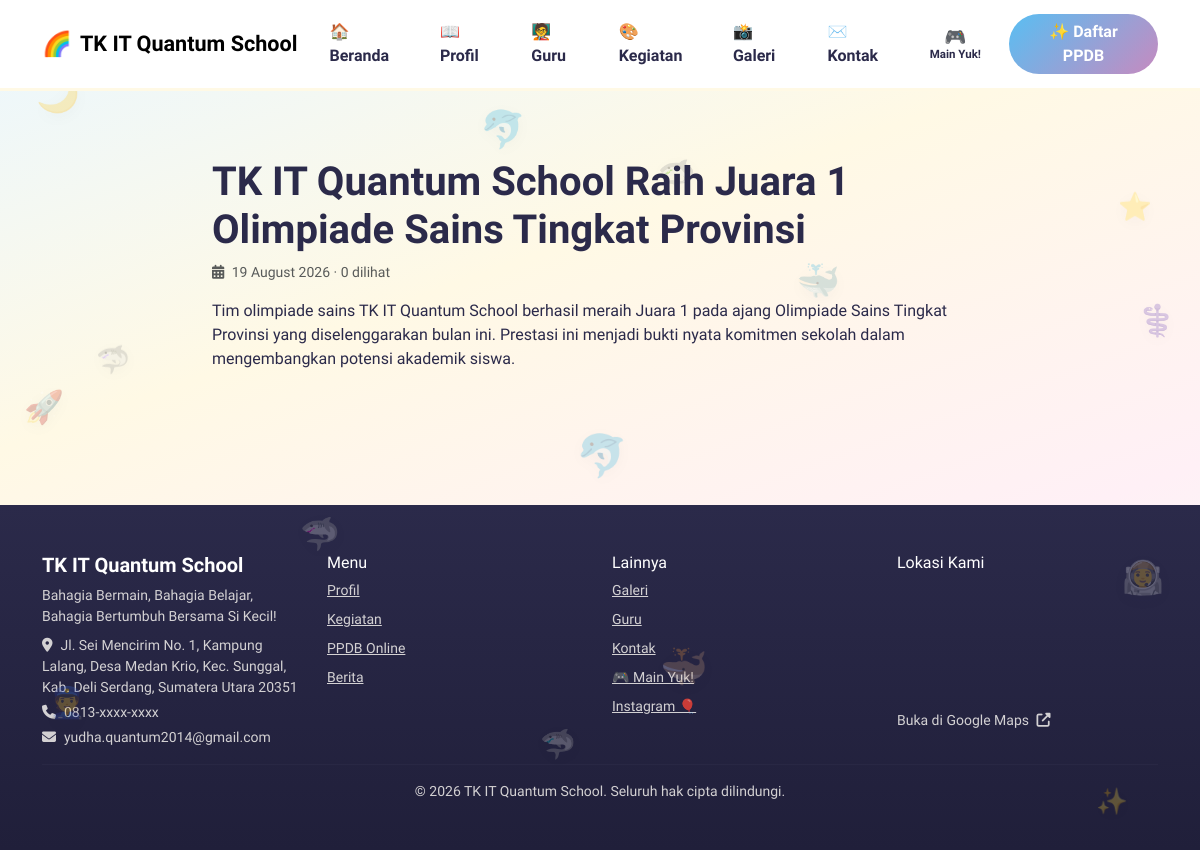
Screenshot of /home/berita/tk-it-quantum-school-raih-juara-1-olimpiade-sains-tingkat-provinsi with the database file from the repository.
### tables this page shows
CREATE TABLE pengaturan_website (
    id INT AUTO_INCREMENT PRIMARY KEY,
    nama_sekolah VARCHAR(150) NOT NULL DEFAULT 'TK IT Quantum School',
    tagline VARCHAR(255) NULL,
    alamat TEXT NULL,
    email VARCHAR(100) NULL,
    telepon VARCHAR(30) NULL,
    logo VARCHAR(255) NULL,
    favicon VARCHAR(255) NULL,
    logo_login VARCHAR(255) NULL,
    logo_navbar VARCHAR(255) NULL,
    logo_footer VARCHAR(255) NULL,
    foto_kepsek VARCHAR(255) NULL,
    banner_hero VARCHAR(255) NULL,
    warna_primary VARCHAR(20) DEFAULT '#FFC107',
    warna_secondary VARCHAR(20) DEFAULT '#FFF8E1',
    warna_accent VARCHAR(20) DEFAULT '#FF9800',
    facebook VARCHAR(255) NULL,
    instagram VARCHAR(255) NULL,
    youtube VARCHAR(255) NULL,
    tiktok VARCHAR(255) NULL,
    maps_embed TEXT NULL,
    musik_latar VARCHAR(255) NULL,
    musik_aktif ENUM('ya','tidak') NOT NULL DEFAULT 'tidak',
    updated_at TIMESTAMP DEFAULT CURRENT_TIMESTAMP ON UPDATE CURRENT_TIMESTAMP
);

CREATE TABLE berita (
    id INT AUTO_INCREMENT PRIMARY KEY,
    kategori_id INT NULL,
    user_id INT NULL,
    judul VARCHAR(255) NOT NULL,
    slug VARCHAR(255) NOT NULL UNIQUE,
    thumbnail VARCHAR(255) NULL,
    ringkasan VARCHAR(500) NULL,
    isi LONGTEXT NOT NULL,
    status ENUM('draft','publish') DEFAULT 'draft',
    dilihat INT DEFAULT 0,
    tanggal_publish DATETIME NULL,
    created_at TIMESTAMP DEFAULT CURRENT_TIMESTAMP,
    updated_at TIMESTAMP DEFAULT CURRENT_TIMESTAMP ON UPDATE CURRENT_TIMESTAMP,
    FOREIGN KEY (kategori_id) REFERENCES kategori_berita(id) ON DELETE SET NULL,
    FOREIGN KEY (user_id) REFERENCES users(id) ON DELETE SET NULL
);

### controllers/HomeController.php (called while the page is built, shortened)
<?php
class HomeController extends Controller
{
    private BeritaModel $beritaModel;
    private PengaturanModel $pengaturanModel;
    public function __construct()
    {
        $this->beritaModel = new BeritaModel();
        $this->pengaturanModel = new PengaturanModel();
    }
    public function berita(string $slug = ''): void
    {
        $berita = $this->beritaModel->findBySlug($slug);
        $this->beritaModel->incrementViews((int) $berita['id']);
        try {
            $galeriBerita = (new BeritaGaleriModel())->getByBerita((int) $berita['id']);
        } catch (PDOException $e) {
            $galeriBerita = [];
        }
        $this->view('home/berita-detail', [
            'pengaturan' => $this->pengaturanModel->get(),
            'berita' => $berita,
            'galeriBerita' => $galeriBerita,
        ]);
    }
}

### core/App.php (called while the page is built, shortened)
<?php
class App
{
    protected string $method = 'index';
    public function __construct()
    {
        $url = $this->parseUrl();
        if (!empty($url[0])) {
            $controllerName = ucfirst($url[0]) . 'Controller';
            $controllerFile = dirname(__DIR__) . '/controllers/' . $controllerName . '.php';
            if (file_exists($controllerFile)) {
                unset($url[0]);
            }
        }
        $this->controller = new $this->controllerName();
        if (isset($url[1]) && method_exists($this->controller, $url[1])) {
            $reflection = new ReflectionMethod($this->controller, $url[1]);
            if ($reflection->isPublic() && strpos($url[1], '__') !== 0) {
                $this->method = $url[1];
                unset($url[1]);
            }
        }
        $this->params = $url ? array_values($url) : [];
        call_user_func_array([$this->controller, $this->method], $this->params);
    }
    protected function parseUrl(): array
    {
        if (isset($_GET['url'])) {
            $url = rtrim($_GET['url'], '/');
            $url = filter_var($url, FILTER_SANITIZE_URL);
            return explode('/', $url);
        }
        return [];
    }
}

### public/index.php (called while the page is built, shortened)
<?php
$appConfig = require dirname(__DIR__) . '/config/app.php';
spl_autoload_register(function ($class) {
    $dirs = ['core', 'controllers', 'models'];
    foreach ($dirs as $dir) {
        $file = dirname(__DIR__) . "/{$dir}/{$class}.php";
        if (file_exists($file)) {
            return;
        }
    }
});
require dirname(__DIR__) . '/core/App.php';
new App();

### config/database.php (called while the page is built)
<?php
return [
    'host'    => '127.0.0.1',
    'dbname'  => 'u117434194_tkit',
    'user'    => 'u117434194_tkit',
    'pass'    => 'Randy2005_',
    'charset' => 'utf8mb4',
];

### core/Database.php (called while the page is built)
<?php
class Database
{
    private static ?PDO $instance = null;
    public static function getInstance(): PDO
    {
        if (self::$instance === null) {
            $config = require dirname(__DIR__) . '/config/database.php';
            $dsn = "mysql:host={$config['host']};dbname={$config['dbname']};charset={$config['charset']}";
            try {
                self::$instance = new PDO($dsn, $config['user'], $config['pass'], [
                    PDO::ATTR_ERRMODE            => PDO::ERRMODE_EXCEPTION,
                    PDO::ATTR_DEFAULT_FETCH_MODE => PDO::FETCH_ASSOC,
                    PDO::ATTR_EMULATE_PREPARES   => false,
                ]);
            } catch (PDOException $e) {
                error_log('DB Connection Error: ' . $e->getMessage());
                http_response_code(500);
                die('Koneksi database gagal. Silakan hubungi administrator.');
            }
        }
        return self::$instance;
    }
}

### core/Model.php (called while the page is built, shortened)
<?php
abstract class Model
{
    protected PDO $db;
    public function __construct()
    {
        $this->db = Database::getInstance();
    }
    protected function raw(string $sql, array $params = []): PDOStatement
    {
        $stmt = $this->db->prepare($sql);
        $stmt->execute($params);
        return $stmt;
    }
}

### models/BeritaModel.php (called while the page is built, shortened)
<?php
class BeritaModel extends Model
{
    public function findBySlug(string $slug): ?array
    {
        $row = $this->raw("SELECT * FROM berita WHERE slug = :slug LIMIT 1", ['slug' => $slug])->fetch();
        return $row ?: null;
    }
}

### config/app.php (called while the page is built)
<?php
$baseUrl = '';
if (isset($_SERVER['HTTP_HOST'])) {
    $scriptDir = str_replace('\\', '/', dirname($_SERVER['SCRIPT_NAME'] ?? ''));
    $baseDir = preg_replace('#/public$#', '', $scriptDir);
    $baseUrl = ($baseDir === '/' || $baseDir === '.' || $baseDir === '') ? '' : rtrim($baseDir, '/');
}
return [
    'app_name'   => 'TK IT Quantum School',
    'base_url'   => $baseUrl,
    'env'        => (isset($_SERVER['HTTP_HOST']) && in_array($_SERVER['HTTP_HOST'], ['localhost', '127.0.0.1'])) ? 'development' : 'production',
    'session_lifetime' => 1800,
    'login_max_attempts' => 5,
    'login_lockout_minutes' => 15,
    'upload_max_size' => 4 * 1024 * 1024,
    'upload_allowed_mimes' => [
        'image/jpeg', 'image/png', 'image/webp', 'application/pdf'
    ],
];

### models/PengaturanModel.php (called while the page is built, shortened)
<?php
class PengaturanModel extends Model
{
    public function get(): array
    {
        $row = $this->raw("SELECT * FROM pengaturan_website ORDER BY id LIMIT 1")->fetch();
        return $row ?: [];
    }
}

### models/PermainanPengaturanModel.php (called while the page is built, shortened)
<?php
class PermainanPengaturanModel extends Model
{
    public function get(): array
    {
        $row = $this->raw("SELECT * FROM permainan_pengaturan ORDER BY id LIMIT 1")->fetch();
        return $row ?: ['tampil_menu' => 'ya'];
    }
}

### views/layouts/main.php (the view, shortened to what this page needs)
<!DOCTYPE html>
<html lang="id">
<head>
<link rel="stylesheet" href="https://cdn.jsdelivr.net/npm/bootstrap@5.3.3/dist/css/bootstrap.min.css">
<link rel="stylesheet" href="https://cdnjs.cloudflare.com/ajax/libs/font-awesome/6.5.1/css/all.min.css">
<link rel="stylesheet" href="https://unpkg.com/aos@2.3.1/dist/aos.css">
<link rel="stylesheet" href="https://cdn.jsdelivr.net/npm/lightbox2@2.11.4/dist/css/lightbox.min.css">
</head>
<body>
<?php
  try {
    $tampilMenuPermainan = (new PermainanPengaturanModel())->get()['tampil_menu'] ?? 'ya';
  } catch (PDOException $e) {
    $tampilMenuPermainan = 'ya';
  }
?>
<nav class="navbar navbar-expand-lg sticky-top" id="mainNavbar">
  <div class="container">
    <a class="navbar-brand fw-bold font-display d-flex align-items-center gap-2" href="<?= $this->appConfig['base_url'] ?>/">
      <?php if (!empty($pengaturan['logo_navbar'])): ?>
        <img src="<?= $this->appConfig['base_url'] ?>/<?= htmlspecialchars($pengaturan['logo_navbar']) ?>" height="40" style="border-radius:50%;">
      <?php else: ?>
        <span style="font-size:1.5rem;">🌈</span>
      <?php endif; ?>
      <?= htmlspecialchars($pengaturan['nama_sekolah'] ?? 'TK IT Quantum School') ?>
    </a>
    <div class="collapse navbar-collapse" id="navMenu">
      <ul class="navbar-nav ms-auto align-items-lg-center gap-lg-1">
        <li class="nav-item"><a class="nav-link px-3" href="<?= $this->appConfig['base_url'] ?>/">🏠 Beranda</a></li>
        <li class="nav-item"><a class="nav-link px-3" href="<?= $this->appConfig['base_url'] ?>/profil">📖 Profil</a></li>
        <li class="nav-item"><a class="nav-link px-3" href="<?= $this->appConfig['base_url'] ?>/guru">🧑‍🏫 Guru</a></li>
        <li class="nav-item"><a class="nav-link px-3" href="<?= $this->appConfig['base_url'] ?>/akademik">🎨 Kegiatan</a></li>
        <li class="nav-item"><a class="nav-link px-3" href="<?= $this->appConfig['base_url'] ?>/#galeri">📸 Galeri</a></li>
        <li class="nav-item"><a class="nav-link px-3" href="<?= $this->appConfig['base_url'] ?>/kontak">✉️ Kontak</a></li>
        <?php if ($tampilMenuPermainan === 'ya'): ?>
        <li class="nav-item"><a class="nav-link px-3 nav-link-stacked" href="<?= $this->appConfig['base_url'] ?>/permainan"><span class="nav-link-stacked-icon">🎮</span><span class="nav-link-stacked-text">Main Yuk!</span></a></li>
        <?php endif; ?>
        <li class="nav-item ms-lg-2"><a class="btn btn-accent px-4 rounded-pill" href="<?= $this->appConfig['base_url'] ?>/ppdb">✨ Daftar PPDB</a></li>
      </ul>
    </div>
  </div>
</nav>
<div class="site-deco" aria-hidden="true">
  <span class="deco-item" style="top:8%; left:3%; font-size:2.2rem; animation-delay:0s;">🌙</span>
  <span class="deco-item" style="top:22%; right:4%; font-size:1.7rem; animation-delay:.6s;">⭐</span>
  <span class="deco-item" style="top:45%; left:2%; font-size:2rem; animation-delay:1.2s;">🚀</span>
  <span class="deco-item" style="top:65%; right:3%; font-size:2.1rem; animation-delay:1.8s;">👨‍🚀</span>
  <span class="deco-item" style="top:80%; left:4%; font-size:1.9rem; animation-delay:2.4s;">👮</span>
  <span class="deco-item" style="top:35%; right:2%; font-size:1.9rem; animation-delay:.3s;">⚕️</span>
  <span class="deco-item" style="top:92%; right:6%; font-size:1.6rem; animation-delay:1.5s;">✨</span>
  <span class="deco-item deco-swim" style="top:12%; left:40%; font-size:2.3rem; animation-delay:.4s;">🐬</span>
  <span class="deco-item deco-jump" style="top:50%; left:48%; font-size:2.6rem; animation-delay:1s;">🐬</span>
  <span class="deco-item deco-swim" style="top:75%; left:55%; font-size:2.4rem; animation-delay:2s; filter:hue-rotate(200deg) drop-shadow(0 4px 8px rgba(43,42,74,.12));">🐳</span>
  <span class="deco-item deco-jump" style="top:30%; right:30%; font-size:2.2rem; animation-delay:.7s;">🐳</span>
  <span class="deco-item deco-swim" style="top:60%; left:25%; font-size:2rem; animation-delay:1.4s; filter:hue-rotate(320deg) saturate(1.6) drop-shadow(0 4px 8px rgba(43,42,74,.12));">🦈</span>
  <span class="deco-item deco-swim" style="top:18%; right:42%; font-size:1.9rem; animation-delay:2.1s; filter:hue-rotate(90deg) saturate(1.8) drop-shadow(0 4px 8px rgba(43,42,74,.12));">🦈</span>
  <span class="deco-item deco-jump" style="top:85%; left:45%; font-size:1.8rem; animation-delay:1.8s; filter:hue-rotate(180deg) saturate(1.7) drop-shadow(0 4px 8px rgba(43,42,74,.12));">🦈</span>
  <span class="deco-item deco-swim" style="top:40%; left:8%; font-size:1.7rem; animation-delay:.9s; filter:hue-rotate(260deg) saturate(1.5) drop-shadow(0 4px 8px rgba(43,42,74,.12));">🦈</span>
</div>
<?= $content ?>
<?php
  $mapsUrl = $pengaturan['maps_embed'] ?? '';
  $isValidMaps = $mapsUrl && preg_match('#^https://www\.google\.com/maps/embed#', $mapsUrl);
  $mapsLinkOut = null;
  if (!empty($pengaturan['alamat'])) {
    $mapsLinkOut = 'https://www.google.com/maps/search/?api=1&query=' . urlencode($pengaturan['alamat']);
  }
  if (!$isValidMaps && !empty($pengaturan['alamat'])) {
    $mapsUrl = 'https://www.google.com/maps?q=' . urlencode($pengaturan['alamat']) . '&output=embed';
    $isValidMaps = true;
  }
  $base = $this->appConfig['base_url'];
?>
<footer class="py-5 mt-5" id="lokasi">
  <div class="container">
    <div class="row g-4">
      <div class="col-md-3">
        <h5 class="fw-bold font-display d-flex align-items-center gap-2">
          <?= htmlspecialchars($pengaturan['nama_sekolah'] ?? 'TK IT Quantum School') ?>
        </h5>
        <p class="small mb-2"><?= htmlspecialchars($pengaturan['tagline'] ?? '') ?></p>
        <p class="small mb-1"><i class="fa-solid fa-location-dot me-2"></i><?= htmlspecialchars($pengaturan['alamat'] ?? '') ?></p>
        <p class="small mb-1"><i class="fa-solid fa-phone me-2"></i><?= htmlspecialchars($pengaturan['telepon'] ?? '') ?></p>
        <p class="small mb-0"><i class="fa-solid fa-envelope me-2"></i><?= htmlspecialchars($pengaturan['email'] ?? '') ?></p>
      </div>
      <div class="col-6 col-md-3">
        <h6>Menu</h6>
        <ul class="list-unstyled small">
          <li class="mb-2"><a href="<?= $base ?>/profil">Profil</a></li>
          <li class="mb-2"><a href="<?= $base ?>/akademik">Kegiatan</a></li>
          <li class="mb-2"><a href="<?= $base ?>/ppdb">PPDB Online</a></li>
          <li class="mb-2"><a href="<?= $base ?>/#berita">Berita</a></li>
        </ul>
      </div>
      <div class="col-6 col-md-3">
        <h6>Lainnya</h6>
        <ul class="list-unstyled small">
          <li class="mb-2"><a href="<?= $base ?>/#galeri">Galeri</a></li>
          <li class="mb-2"><a href="<?= $base ?>/guru">Guru</a></li>
          <li class="mb-2"><a href="<?= $base ?>/kontak">Kontak</a></li>
          <?php if ($tampilMenuPermainan === 'ya'): ?>
          <li class="mb-2"><a href="<?= $base ?>/permainan">🎮 Main Yuk!</a></li>
          <?php endif; ?>
          <li class="mb-2"><a href="<?= htmlspecialchars($pengaturan['instagram'] ?? 'https://www.instagram.com/tkitquantum.school/') ?>" target="_blank">Instagram 🎈</a></li>
        </ul>
      </div>
      <div class="col-md-3">
        <h6 class="mb-2">Lokasi Kami</h6>
        <?php if ($isValidMaps): ?>
        <div class="rounded-3 overflow-hidden mb-2" style="height:120px; filter:grayscale(.1);">
          <iframe src="<?= htmlspecialchars($mapsUrl) ?>" style="border:0;width:100%;height:100%;" loading="lazy"></iframe>
        </div>
        <?php if ($mapsLinkOut): ?>
        <a href="<?= htmlspecialchars($mapsLinkOut) ?>" target="_blank" class="small text-decoration-none">
          Buka di Google Maps <i class="fa-solid fa-up-right-from-square ms-1"></i>
        </a>
        <?php endif; ?>
        <?php else: ?>
          <p class="small mb-0">Peta lokasi belum diatur oleh admin.</p>
        <?php endif; ?>
      </div>
    </div>
    <hr style="border-color:rgba(255,255,255,.12);">
    <p class="text-center small mb-0">&copy; <?= date('Y') ?> <?= htmlspecialchars($pengaturan['nama_sekolah'] ?? 'TK IT Quantum School') ?>. Seluruh hak cipta dilindungi.</p>
  </div>
</footer>
</body>
</html>

### views/home/berita-detail.php (shortened to what this page needs)
<section>
  <div class="container" style="max-width:800px;">
    <h1 class="fw-bold"><?= htmlspecialchars($berita['judul']) ?></h1>
    <p class="text-muted small">
      <i class="fa-solid fa-calendar-days me-1"></i>
      <?= !empty($berita['tanggal_publish']) ? date('d F Y', strtotime($berita['tanggal_publish'])) : date('d F Y', strtotime($berita['created_at'])) ?>
      &middot; <?= (int) $berita['dilihat'] ?> dilihat
    </p>
    <div class="content"><?= $berita['isi']  ?></div>
  </div>
</section>

### rows the page displays
pengaturan_website: nama_sekolah "TK IT Quantum School", tagline "Bahagia Bermain, Bahagia Belajar, Bahagia Bertumbuh Bersama Si Kecil!", alamat "Jl. Sei Mencirim No. 1, Kampung Lalang, Desa Medan Krio, Kec. Sunggal, Kab. Deli Serdang, Sumatera Utara 20351", telepon "0813-xxxx-xxxx", email "yudha.quantum2014@gmail.com"
berita: judul "TK IT Quantum School Raih Juara 1 Olimpiade Sains Tingkat Provinsi", tanggal_publish "19 August 2026", dilihat "0", isi "Tim olimpiade sains TK IT Quantum School berhasil meraih Juara 1 pada ajang Olimpiade Sains Tingkat Provinsi yang diselenggarakan bulan ini. Prestasi ini menjadi bukti nyata komitmen sekolah dalam mengembangkan potensi akademik siswa."
